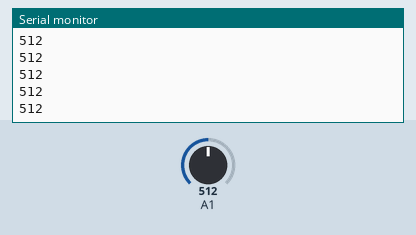
Bench run of a sketch on a simulated Arduino Uno, built with avr-gcc and run on an emulated ATmega328P. On the bench: the last lines printed to the serial monitor. Inputs (shaded band) come from the test bench; at power-on: A1 = 512.

Above: at 1.2 s.
1.3 s: A1 set to 716
At 1.31 s:
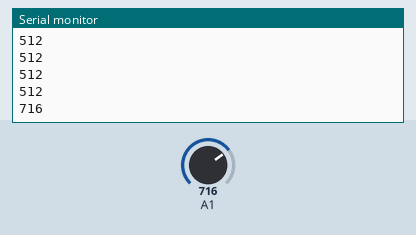
2.8 s: A1 set to 900
At 2.81 s:
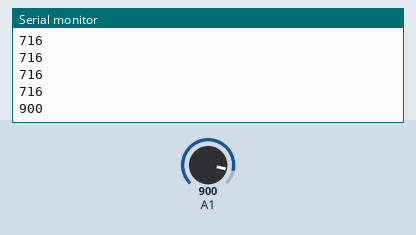
Timing chart, 0 to 5.8 s (numbered marks = the images above; inputs shaded):
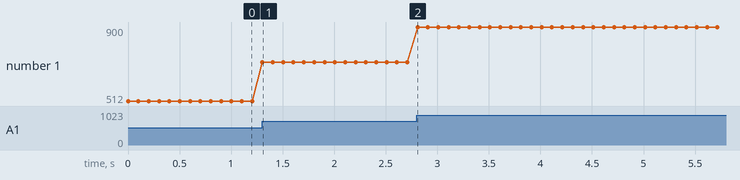

The sketch:

FlexSensor.ino
```cpp
int sensorValue;

void setup() {
  Serial.begin(9600);
}

void loop() {
  sensorValue = analogRead(15);
  Serial.println(sensorValue);
  delay(100);
}

// Upright is 4095.
// Full bent is around 2020.
```

Measured:
- after the input at 1.3 s, the serial monitor: prints a new line at once (image 1)
- after the input at 2.8 s, the serial monitor: prints a new line at once (image 2)
- plotted number 1: 512 → 716 after the input at 1.3 s, 716 → 900 after the input at 2.8 s
